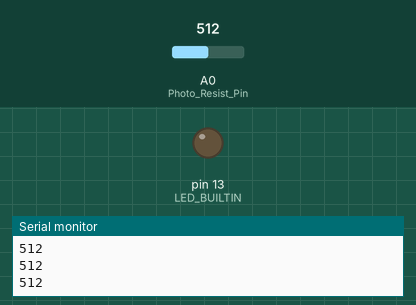
This sketch was run on a simulated Arduino Uno, built with avr-gcc and run on an emulated ATmega328P. Shown: output pins drawn as LEDs (lit = HIGH), the last lines printed to the serial monitor. The test bench sets the inputs (shaded band); at power-on: A0 (Photo_Resist_Pin) = 512.

Above: at 1.2 s.
1.3 s: A0 (Photo_Resist_Pin) set to 266
2.8 s: A0 (Photo_Resist_Pin) set to 237
At 3.2 s:
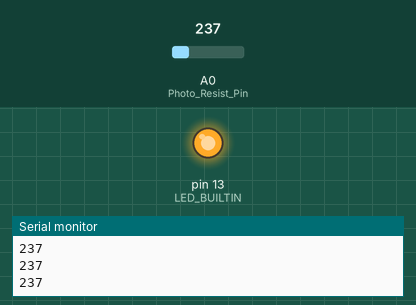
4.4 s: A0 (Photo_Resist_Pin) set to 260
At 5.7 s:
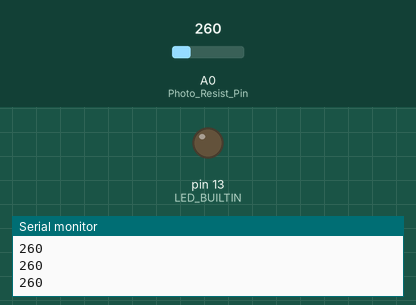
6.0 s: A0 (Photo_Resist_Pin) set to 240
At 7.2 s:
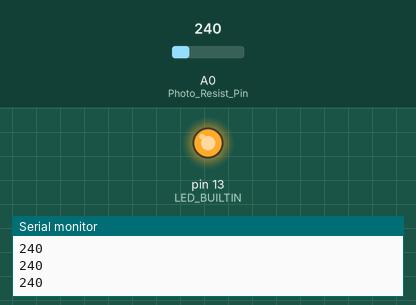
Timing chart, 0 to 8.6 s (numbered marks = the images above; inputs shaded):
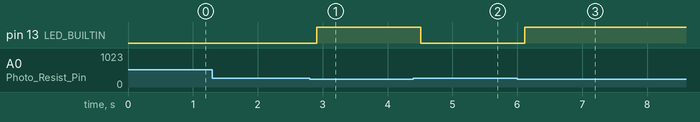

The sketch:

Part2_Photo_Resistor_Test.ino
```cpp
int Photo_Resist_Pin = A0;  // Arduino A0 pin connected to the Vout of the photo resistor voltage divider
int Photo_Resist_Value;     // Variable to store photoresistor value

void setup() {
  // put your setup code here, to run once:
  Serial.begin(9600);   // Used for debugging and to read photoresistor value
  pinMode(LED_BUILTIN, OUTPUT); // LED_BUILTIN = 13, this LED is built into pin 13
}

// Modify the code in the void loop() below

void loop() {
  // put your main code here, to run repeatedly:
  Photo_Resist_Value = analogRead(Photo_Resist_Pin); // analogRead() the photoresistor value - will be a digial value between 0 to 1023 (0V to 5V)
  Serial.println(Photo_Resist_Value); // Serial.println() the photoresistor value to prints the value to serial monitor or plotter
  delay(100); // short delay to slow the code down and to read the Serial Monitor

  // add an if/else statement here; refer to the basic Blink code
  if (Photo_Resist_Value <=250) {// turn the built-in LED on pin 13 on when the photoresistor is covered
    digitalWrite(LED_BUILTIN, HIGH);
  } else { // turn the built-in LED on pin 13 off when not covered.
    digitalWrite(LED_BUILTIN, LOW);
  }
}
```

Measured:
- the behaviour switches between 251 and 250 on A0 (Photo_Resist_Pin) (found by bisection; images 0 and 1)
- after the input at 2.8 s, pin 13 (LED_BUILTIN): LOW → HIGH after 0.11 s
- after the input at 4.4 s, pin 13 (LED_BUILTIN): HIGH → LOW after 0.11 s
- after the input at 6.0 s, pin 13 (LED_BUILTIN): LOW → HIGH after 0.12 s
